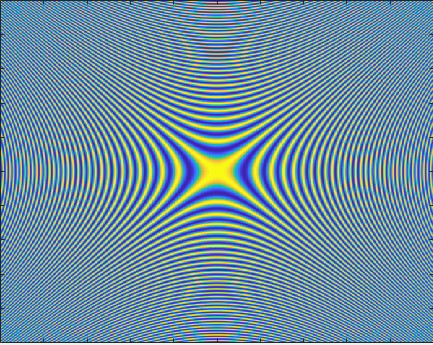
%> input picture Funciones de prueba/Base 1/Schaffer4.jpg, 433 x 345 px
$ octave SCHAFFER4.m   (GNU Octave 9; MATLAB toolbox functions it lacks are replaced by stand-ins)
%> lines starting %> are read from the running program, lines starting %| are printed output that depends on the picture
% Modified Schaffer's Function # 4
% Range of initial points: -100 <= xj <= 100 , j=1,2
% Some papers, range of initial points: -10 <= xj <= 10 , j=1,2
% 4 global mainimum are known: (x1,x2)=(0,+-1.253131828792882),(+-1.253131828792882,0)
% f(x1,x2)=0.292578632035980
% Coded by: Ali R. Alroomi | Last Update: 25 March 2015 | www.al-roomi.org

% The correct equation is taken from:
% http://mpra.ub.uni-muenchen.de/2718/1/MPRA_paper_2718.pdf

% Also, the given information is not precise and with only one global optima
% I re-analyzed this benchmark again and the information is corrected

clear
clc
warning off

x1min=-10;
x1max=10;
x2min=-10;
x2max=10;
R=600; % steps resolution
x1=x1min:(x1max-x1min)/R:x1max;
x2=x2min:(x2max-x2min)/R:x2max;

for j=1:length(x1)

    for i=1:length(x2)
        f(i)=0.5+(((cos(sin(abs(x1(j).^2-x2(i).^2)))).^2-0.5)/(1+0.001*(x1(j).^2+x2(i).^2)).^2);
    end

    f_tot(j,:)=f;

end
Min= min(f_tot,[],'all');
Max = max(f_tot,[],'all');

z=(f_tot-Min)/(Max-Min);

figure(1)
% [6 lines of commented-out code are left out]
imagesc(x1,x2,z);
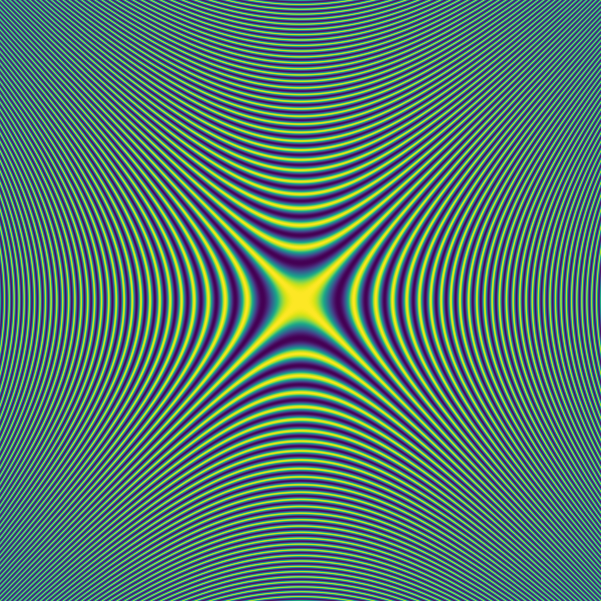
%> displayed picture: size 601x601x3, on the screen's scale of 0 to 255; mean R, G, B 84.5, 120, 107.3

f = imread ('SCHAFFER4.jpg');
%> f is the input picture: size 345x433x3 uint8; mean R, G, B 109.6, 142, 159.7
k = rgb2gray(f);
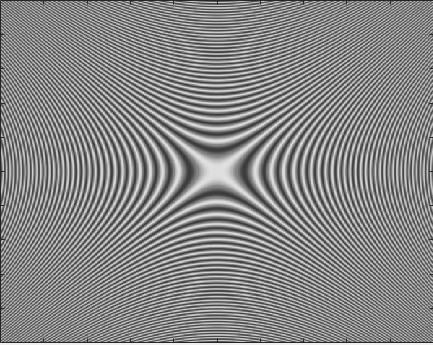
%> k: size 345x433 uint8; min 27, max 250, mean 134.3
figure(2)
imshow(k);

$ run again, with Funciones de prueba/Base 1/Banana.jpg copied over Funciones de prueba/Base 1/Schaffer4.jpg
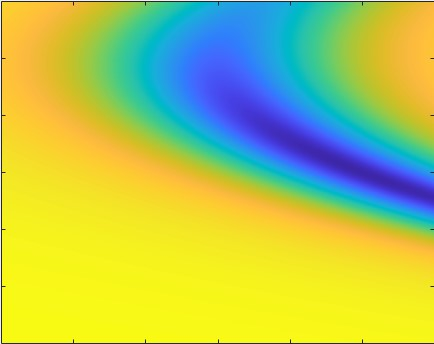
%> input picture Funciones de prueba/Base 1/Banana.jpg, 434 x 344 px
%> f is the input picture: size 344x434x3 uint8; mean R, G, B 176.3, 196.5, 91
%> `k = rgb2gray(f);`:
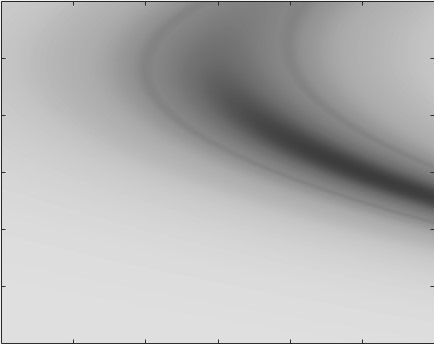
%> k: size 344x434 uint8; min 28, max 247, mean 178.4

$ run again, with Funciones de prueba/Base 1/Bartels.jpg copied over Funciones de prueba/Base 1/Schaffer4.jpg
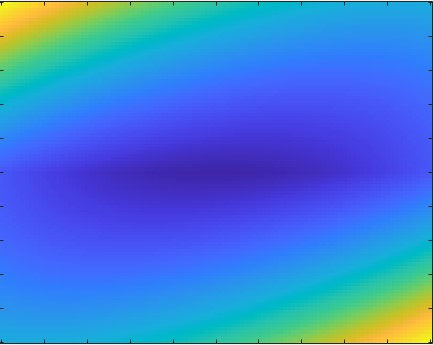
%> input picture Funciones de prueba/Base 1/Bartels.jpg, 433 x 345 px
%> f is the input picture: size 345x433x3 uint8; mean R, G, B 62.7, 123.2, 213.2
%> `k = rgb2gray(f);`:
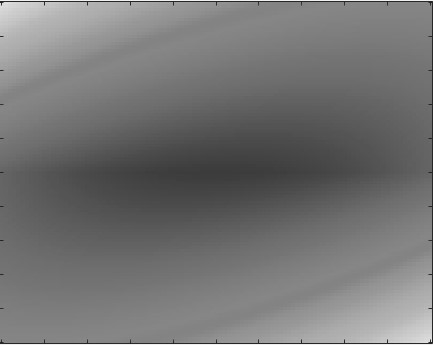
%> k: size 345x433 uint8; min 24, max 248, mean 115.4
